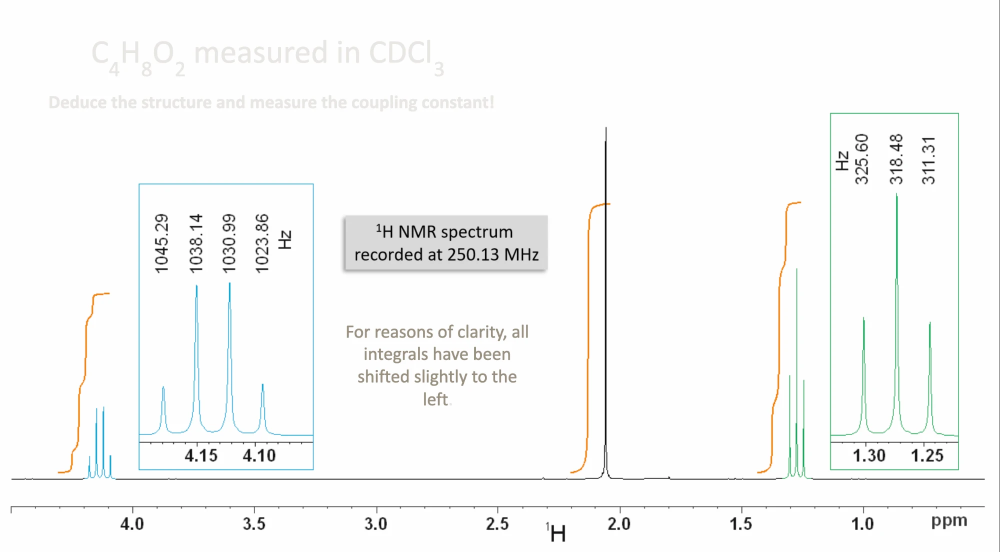
#> input picture topics/ethyl-acetate-1h/source/original.webp, 2000 x 1103 px (shown at 1/2 size)
$ python measure.py
#> lines starting #> are read from the running program, lines starting #| are printed output that depends on the picture; after the words box and inside, x2 and y2 are one past the last pixel; in counts of white or black regions, pixels touching at a corner belong together
#!/usr/bin/env python3
"""从题图 original.webp 的像素估读：主谱刻度定标、单峰位置、积分台阶高度、放大区峰高。

运行：python3 measure.py  → 写出同目录下的 measure.json（需要 Pillow、NumPy）。
谱线频率（Hz）是题图上的文字标注，不在这里估读；这里只用它们检查定标。
"""
import json
from pathlib import Path

import numpy as np
from PIL import Image

HERE = Path(__file__).resolve().parent
NU0 = 250.13  # MHz
QUARTET_HZ = [1045.29, 1038.14, 1030.99, 1023.86]
TRIPLET_HZ = [325.60, 318.48, 311.31]

img = np.asarray(Image.open(HERE / "original.webp").convert("RGB")).astype(int)
H, W, _ = img.shape
#> H = 1103; W = 2000
R, G, B = img[..., 0], img[..., 1], img[..., 2]
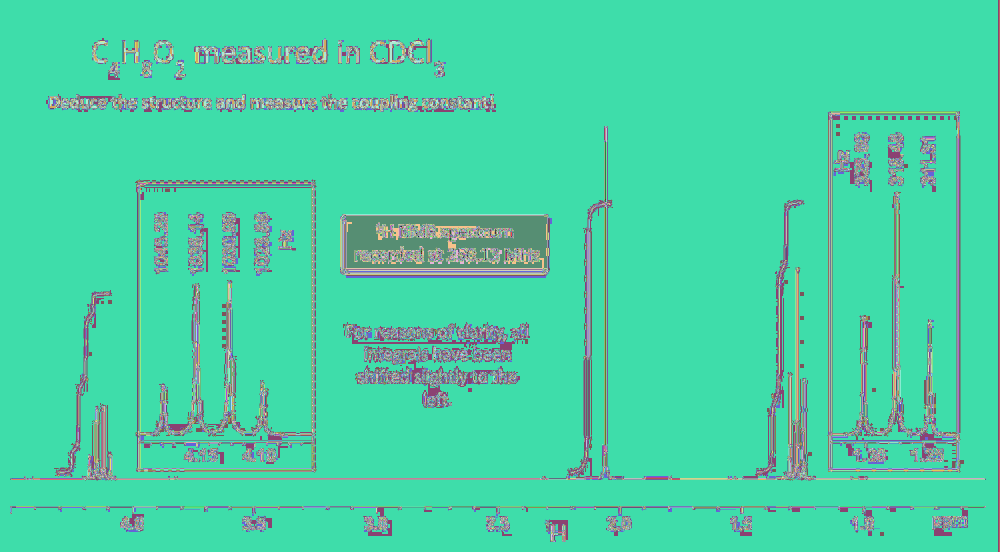
#> R: shape (1103, 2000) int64 (shown at 1/2 size); 255 distinct labels, from 0 to 255; one colour per label, 0 black
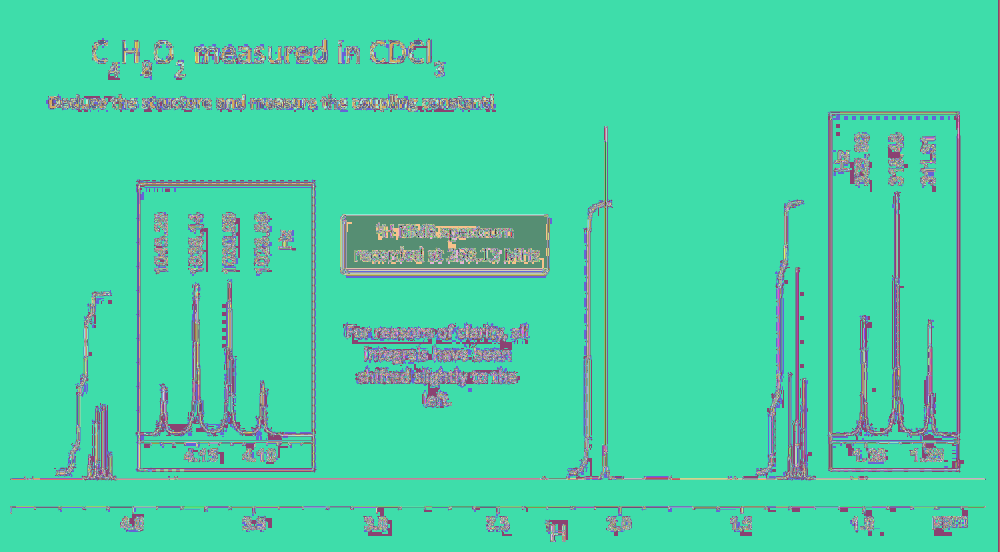
#> G: shape (1103, 2000) int64 (shown at 1/2 size); 247 distinct labels, from 0 to 255; one colour per label, 0 black
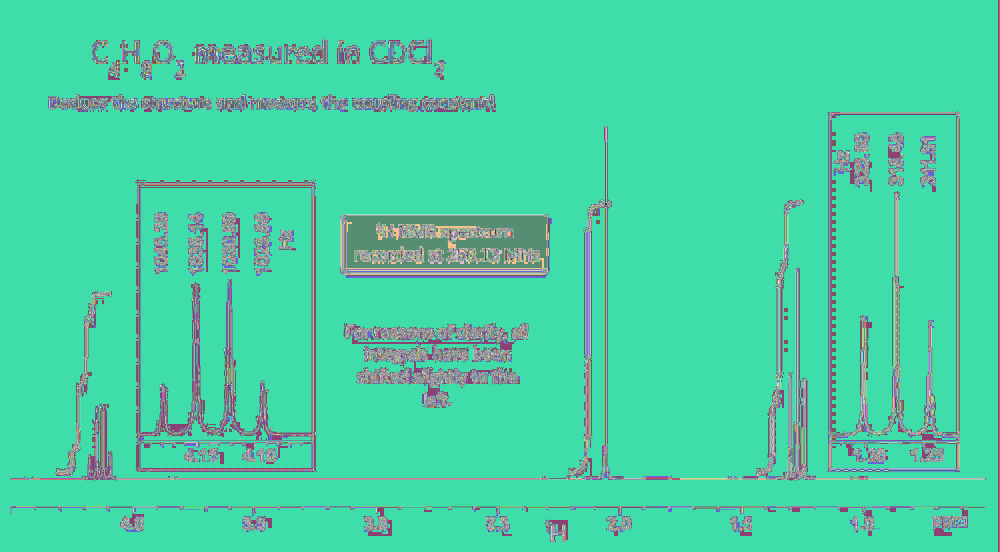
#> B: shape (1103, 2000) int64 (shown at 1/2 size); 253 distinct labels, from 0 to 255; one colour per label, 0 black
orange = (R > 200) & (G > 90) & (G < 200) & (B < 110) & (R - B > 120)  # 积分曲线
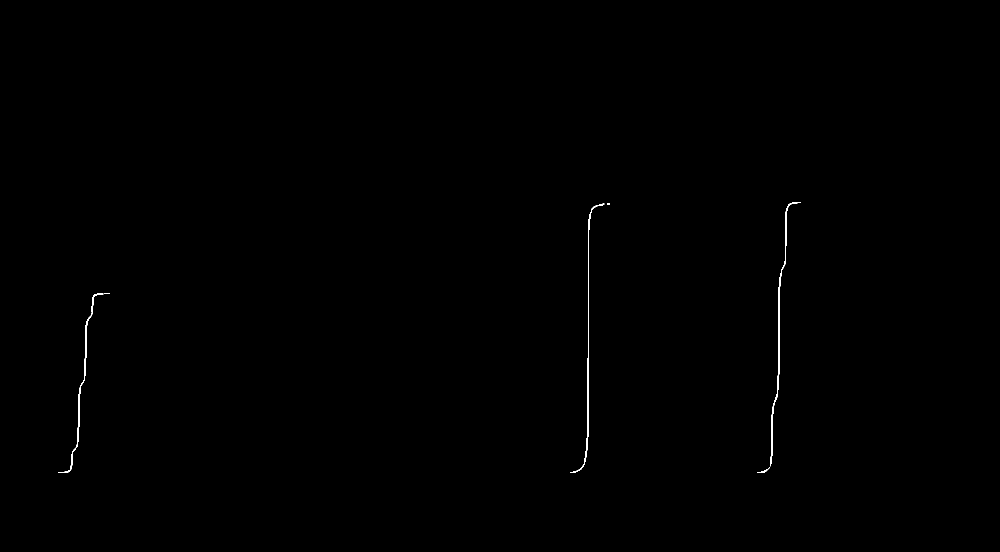
#> orange: shape (1103, 2000) bool (shown at 1/2 size); 0.19% white; 5 white regions (1 under 20 px), largest, box (x1, y1, x2, y2) and area: (1540, 404, 1602, 933) 1554, (1141, 407, 1209, 946) 1402, (116, 586, 219, 946) 1147, (1515, 934, 1540, 946) 67
blue = (B > 150) & (R < 120) & (B - R > 70)                             # 四重峰
#> blue: shape (1103, 2000) bool; 0.16% white in thin lines or dots, all inside (x1, y1, x2, y2) = (170, 367, 627, 957)
green = (G > 120) & (R < 130) & (G - R > 40) & (G - B > 10)             # 三重峰
#> green: shape (1103, 2000) bool; 0.27% white in thin lines or dots, all inside (x1, y1, x2, y2) = (1564, 226, 1918, 957)
black = (R < 90) & (G < 90) & (B < 90)                                  # 单峰
#> black: shape (1103, 2000) bool; 0.81% white in thin lines or dots
dark = (R < 140) & (G < 140) & (B < 140)                                # 刻度线
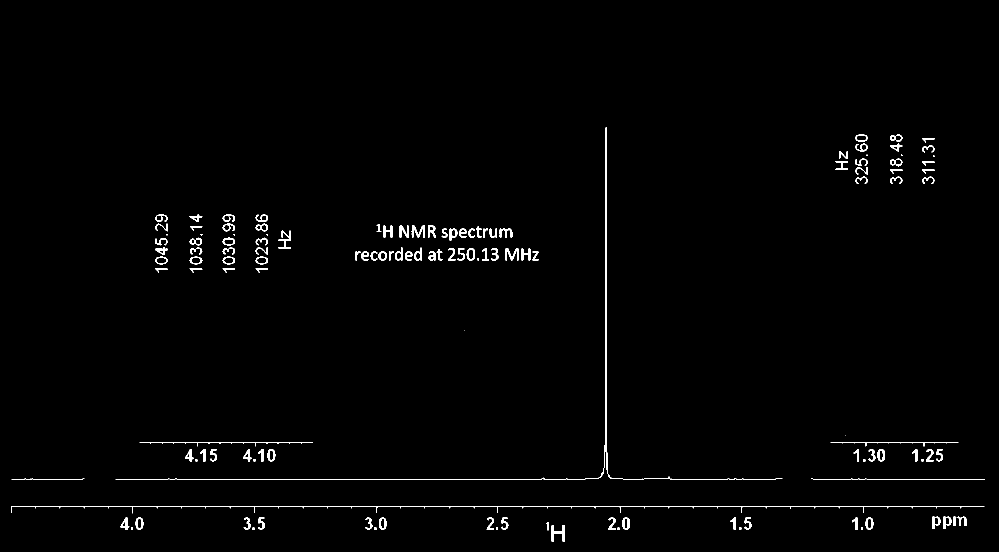
#> dark: shape (1103, 2000) bool (shown at 1/2 size); 1.1% white; 134 white regions (10 under 20 px), largest, box (x1, y1, x2, y2) and area: (231, 254, 1565, 959) 3616, (22, 1013, 1969, 1027) 2207, (1999, 0, 2000, 1103) 1103


def centres(xs):
    runs = []
    for x in xs:
        if runs and x - runs[-1][-1] <= 1:
            runs[-1].append(int(x))
        else:
            runs.append([int(x)])
#> this loop made 11 passes
#> x on passes 1 to 11: 22, 265, 508, 509, 753, 995, 1240, 1483, 1726, 1727, 1999
#> after the loop, runs = [[22], [265], [508, 509], [753], [995], [1240], [1483], [1726, 1727], [1999]]
    return [float(np.mean(r)) for r in runs]


# 1. 主刻度：轴线下方的长刻度线，自左向右依次是 4.5, 4.0, …, 1.0 ppm（去掉图框右边线）
ticks = [x for x in centres(np.nonzero(dark[1020, :])[0]) if x < W - 10]
#> ticks = [22, 265, 508.5, 753, 995, 1240, 1483, 1726.5]
labels = [4.5 - 0.5 * i for i in range(len(ticks))]
#> labels = [4.5, 4, 3.5, 3, 2.5, 2, 1.5, 1]
k, b = np.polyfit(ticks, labels, 1)  # δ = k·x + b
#> k = -0.00205; b = 4.54
resid = float(np.max(np.abs(np.polyval([k, b], ticks) - labels)))
#> resid = 0.00185


def ppm(x):
    return float(k * x + b)


# 2. 主谱峰顶的横坐标
def apexes(mask, x0, x1, y0, y1, n):
#> called with x0 = 1150, x1 = 1260, y0 = 230, y1 = 1000, n = 1
    tops = []
    for c in range(x0, x1):
        ys = np.nonzero(mask[y0:y1, c])[0]
        tops.append(int(ys.min()) + y0 if len(ys) else 10**6)
#> this loop made 110 passes
#> ys on passes 1 to 12: [728], [728], [728], [728], [728], [728], [728], [728], [728], [728], [728], [728]
#> after the loop, tops = 110 values, max 1000000 at index 20, min 255 at index 62, mean 64511
    found = []
    for i in np.argsort(tops, kind="stable"):
        x = int(i) + x0
        if all(abs(x - f[0]) > 6 for f in found):
            found.append((x, tops[int(i)]))
        if len(found) == n:
            break
#> this loop made 1 pass
#> (i, x) on pass 1: (62, 1212)
#> after the loop, found = [(1212, 255)]
    return sorted(found)


singlet = apexes(black, 1150, 1260, 230, 1000, 1)[0]
#> singlet = (1212, 255)
quartet = apexes(blue, 160, 240, 700, 960, 4)
#> the loop in apexes (call 2), `for c in range(x0, x1):` made 80 passes
#> ys on passes 11, 12, 13, 14, 15, 21, 23, 24, 25, 26, 27, 31: [256], [256], [256], [256], [256], [244, 245, 246, 247, 248, 249, 250, 251, 252], [255], [255], [255], [255], [255], [243, 244, 245, 246, 247, 248, 249]
#> the loop in apexes (call 2), `for i in np.argsort(tops, kind="stable"):` made 9 passes
#> (i, x) on passes 1 to 9: (47, 207), (33, 193), (46, 206), (45, 205), (32, 192), (31, 191), (60, 220), (61, 221), (19, 179)
#> quartet = [(179, 913), (193, 817), (207, 815), (220, 911)]
triplet = apexes(green, 1560, 1630, 500, 960, 3)
#> triplet = [(1579, 751), (1593, 538), (1607, 761)]
q_px = float(np.mean([a[0] for a in quartet]))
#> q_px = 199.8
t_px = float(np.mean([a[0] for a in triplet]))
#> t_px = 1593


# 3. 积分台阶：每段橙色曲线左端（下平台）与右端（上平台）的高度差
def step(x0, x1):
#> called with x0 = 100, x1 = 240
    sub = orange[300:1000, x0:x1]
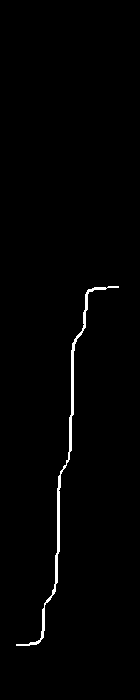
#> sub: shape (700, 140) bool; 1.2% white; 1 white region, box (x1, y1, x2, y2) and area: (16, 286, 119, 646) 1147
    cols = [c for c in range(sub.shape[1]) if sub[:, c].any()]
#> cols = 103 values from 16 to 118
    low = float(np.median([np.nonzero(sub[:, c])[0].max() for c in cols[:6]]))
#> low = 645
    high = float(np.median([np.nonzero(sub[:, c])[0].min() for c in cols[-6:]]))
#> high = 286
    return low - high


steps = {"a": step(100, 240), "b": step(1120, 1240), "c": step(1500, 1620)}
#> in step (call 2), `sub = orange[300:1000, x0:x1]`: sub: shape (700, 120) bool; 1.7% white; 2 white regions (1 under 20 px), largest, box (x1, y1, x2, y2) and area: (21, 107, 89, 646) 1402
#> call 3 of step, with x0 = 1500, x1 = 1620
#> in step (call 3), `sub = orange[300:1000, x0:x1]`:
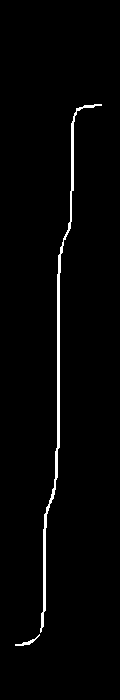
#> sub: shape (700, 120) bool; 1.9% white; 2 white regions, box (x1, y1, x2, y2) and area: (40, 104, 102, 633) 1554, (15, 634, 40, 646) 67
#> in step (call 3), `cols = [c for c in range(sub.shape[1]) if sub[:, c].any()]`: cols = 87 values from 15 to 101
#> in step (call 3), `high = float(np.median([np.nonzero(sub[:, c])[0].min() for c in cols[-..`: high = 104
#> steps = {'a': 359, 'b': 538, 'c': 541}


# 4. 放大区峰高：基线取左侧平坦段，峰顶取各线附近的最高像素
def inset(mask, approx, base_cols):
    base = float(np.median([np.nonzero(mask[800:900, c])[0].max() + 800 for c in base_cols if mask[800:900, c].any()]))
#> base = 868
    heights = []
    for ax in approx:
        top = min(int(np.nonzero(mask[380:900, c])[0].min()) + 380 for c in range(ax - 12, ax + 13) if mask[380:900, c].any())
        heights.append(base - top)
#> this loop made 4 passes
#> top on passes 1 to 4: 774, 570, 565, 768
#> after the loop, heights = [94, 298, 303, 100]
    return base, heights


qb, qh = inset(blue, [326, 393, 460, 525], range(285, 300))
#> qb = 868; qh = [94, 298, 303, 100]
tb, th = inset(green, [1727, 1793, 1860], range(1668, 1685))
#> the loop in inset (call 2), `for ax in approx:` made 3 passes
#> top on passes 1 to 3: 636, 387, 644
#> tb = 870; th = [234, 483, 226]
q_outer = (qh[0] + qh[-1]) / 2
#> q_outer = 97
t_outer = (th[0] + th[-1]) / 2
#> t_outer = 230

out = {
    "image": {"width": W, "height": H},
    "axis": {
        "tick_px": ticks,
        "tick_ppm": labels,
        "px_per_ppm": round(-1 / k, 2),
        "max_residual_ppm": round(resid, 4),
    },
    "calibration_check": {
        "quartet_centre_ppm_from_px": round(ppm(q_px), 4),
        "quartet_centre_ppm_from_hz": round(float(np.mean(QUARTET_HZ)) / NU0, 4),
        "triplet_centre_ppm_from_px": round(ppm(t_px), 4),
        "triplet_centre_ppm_from_hz": round(float(np.mean(TRIPLET_HZ)) / NU0, 4),
    },
    "singlet": {"apex_px": list(singlet), "delta_ppm": round(ppm(singlet[0]), 4)},
    "integral_steps_px": steps,
    "integral_ratio_min1": {s: round(v / min(steps.values()), 3) for s, v in steps.items()},
    "inset_quartet": {"baseline_px": qb, "heights_px": qh, "relative": [round(h / q_outer, 3) for h in qh]},
    "inset_triplet": {"baseline_px": tb, "heights_px": th, "relative": [round(h / t_outer, 3) for h in th]},
}
(HERE / "measure.json").write_text(json.dumps(out, ensure_ascii=False, indent=2) + "\n", encoding="utf-8")
print(json.dumps(out, ensure_ascii=False, indent=1))
#> (printed output is left out)
